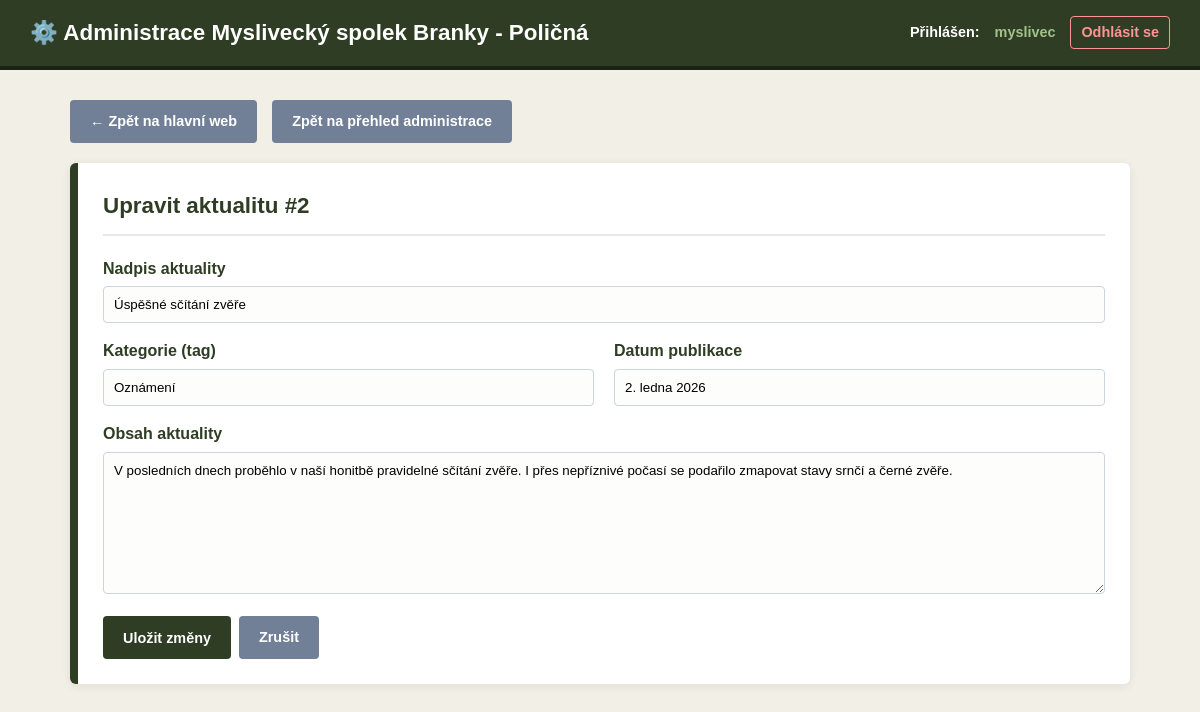
Screenshot of /admin.php?action=edit_news&id=2 (signed in) with the database file from the repository.
### tables this page shows
CREATE TABLE news (
        id INTEGER PRIMARY KEY AUTOINCREMENT,
        title TEXT NOT NULL,
        category_tag TEXT NOT NULL,
        published_date TEXT NOT NULL,
        content TEXT NOT NULL
    );

### admin.php (the view, shortened to what this page needs)
<?php
$dbPath = __DIR__ . '/spolek.db';
try {
    $pdo = new PDO("sqlite:" . $dbPath);
    $pdo->setAttribute(PDO::ATTR_ERRMODE, PDO::ERRMODE_EXCEPTION);
} catch (PDOException $e) {
    die("Připojení k databázi selhalo: " . $e->getMessage());
}
    ?>
    <?php
$action = $_GET['action'] ?? 'dashboard';
$editNewsItem = null;
if ($action === 'edit_news') {
    $id = (int)($_GET['id'] ?? 0);
    $stmt = $pdo->prepare("SELECT * FROM news WHERE id = ?");
    $stmt->execute([$id]);
    $editNewsItem = $stmt->fetch(PDO::FETCH_ASSOC);
}
?>
<!DOCTYPE html>
<html lang="cs">
<head>
    <link rel="stylesheet" href="projekt2.css">
</head>
<body>
    <header class="admin-header">
        <h1><a href="index.php">⚙️ Administrace Myslivecký spolek Branky - Poličná</a></h1>
        <div class="admin-user-info">
            Přihlášen: <span><?= htmlspecialchars($_SESSION['admin_user']) ?></span>
            <a href="admin.php?action=logout" class="btn-logout">Odhlásit se</a>
        </div>
    </header>
    <div class="admin-container">
        <div class="admin-nav-links">
            <a href="index.php" class="btn-secondary">← Zpět na hlavní web</a>
            <?php if ($action !== 'dashboard'): ?>
                <a href="admin.php" class="btn-secondary">Zpět na přehled administrace</a>
            <?php else: ?>
                <a href="admin.php?action=change_password" class="btn-primary">Změnit heslo administrátora</a>
            <?php endif; ?>
        </div>
        <?php if ($action === 'edit_news' && $editNewsItem): ?>
            <div class="admin-card">
                <h2>Upravit aktualitu #<?= $editNewsItem['id'] ?></h2>
                <form action="admin.php" method="POST">
                    <div class="form-control">
                        <label for="news_title">Nadpis aktuality</label>
                        <input type="text" id="news_title" name="title" value="<?= htmlspecialchars($editNewsItem['title']) ?>" required>
                    </div>
                    <div class="form-grid">
                        <div class="form-control">
                            <label for="news_category">Kategorie (tag)</label>
                            <input type="text" id="news_category" name="category_tag" value="<?= htmlspecialchars($editNewsItem['category_tag']) ?>" required>
                        </div>
                        <div class="form-control">
                            <label for="news_date">Datum publikace</label>
                            <input type="text" id="news_date" name="published_date" value="<?= htmlspecialchars($editNewsItem['published_date']) ?>" required>
                        </div>
                    </div>
                    <div class="form-control">
                        <label for="news_content">Obsah aktuality</label>
                        <textarea id="news_content" name="content" rows="8" required><?= htmlspecialchars($editNewsItem['content']) ?></textarea>
                    </div>
                    <div class="flex-buttons">
                        <button type="submit" name="update_news" class="btn-primary">Uložit změny</button>
                        <a href="admin.php" class="btn-secondary">Zrušit</a>
                    </div>
                </form>
            </div>
        <?php endif; ?>
    </div>
</body>
</html>

### projekt2.css (style rules this page uses)
* { box-sizing: border-box; margin: 0; padding: 0; }
body { font-family: Arial, sans-serif; background-color: #f2f0e6; color: #333; line-height: 1.6; }
.admin-header { background-color: #2e3d23; color: white; padding: 15px 30px; display: flex; justify-content: space-between; align-items: center; border-bottom: 4px solid #1a2416; }
.admin-header h1 { margin: 0; font-size: 1.4rem; }
.admin-header h1 a { color: white; text-decoration: none; }
.admin-user-info { font-size: 0.9rem; font-weight: bold; display: flex; align-items: center; gap: 15px; }
.admin-user-info span { color: #a3c18c; }
.btn-logout { color: #ff9494; text-decoration: none; border: 1px solid #ff9494; padding: 4px 10px; border-radius: 4px; transition: all 0.3s; }
.admin-container { max-width: 1100px; margin: 30px auto; padding: 0 20px; }
.admin-nav-links { margin-bottom: 20px; display: flex; gap: 15px; }
.admin-card { background: white; padding: 25px; margin-bottom: 30px; border-radius: 6px; border-left: 8px solid #2e3d23; box-shadow: 0 2px 10px rgba(0,0,0,0.08); }
.admin-card h2 { color: #2e3d23; border-bottom: 2px solid #e5e7eb; padding-bottom: 10px; margin-bottom: 20px; margin-top: 0; display: flex; justify-content: space-between; align-items: center; font-size: 1.4rem; }
.btn-primary { background: #2e3d23; color: white; padding: 10px 20px; border: none; border-radius: 4px; cursor: pointer; font-weight: bold; text-decoration: none; transition: background 0.2s; display: inline-block; font-size: 0.9rem; }
.btn-secondary { background: #718096; color: white; padding: 10px 20px; border: none; border-radius: 4px; cursor: pointer; font-weight: bold; text-decoration: none; transition: background 0.2s; display: inline-block; font-size: 0.9rem; }
.form-grid { display: grid; grid-template-columns: 1fr 1fr; gap: 20px; }
.form-control { margin-bottom: 15px; }
.form-control label { display: block; font-weight: bold; margin-bottom: 5px; color: #2e3d23; }
.form-control input, .form-control textarea, .form-control select { width: 100%; padding: 10px; border: 1px solid #cbd5e0; border-radius: 4px; background-color: #fdfdfb; box-sizing: border-box; font-family: inherit; }
.flex-buttons { display: flex; gap: 8px; }

### admin.php (style rules this page uses)
body { background-color: #f2f0e6; margin: 0; padding: 0; }
.admin-header { background-color: #2e3d23; color: white; padding: 15px 30px; display: flex; justify-content: space-between; align-items: center; border-bottom: 4px solid #1a2416; }
.admin-header h1 { margin: 0; font-size: 1.4rem; }
.admin-header h1 a { color: white; text-decoration: none; }
.admin-user-info { font-size: 0.9rem; font-weight: bold; display: flex; align-items: center; gap: 15px; }
.admin-user-info span { color: #a3c18c; }
.btn-logout { color: #ff9494; text-decoration: none; border: 1px solid #ff9494; padding: 4px 10px; border-radius: 4px; transition: all 0.3s; }
.admin-container { max-width: 1100px; margin: 30px auto; padding: 0 20px; }
.admin-nav-links { margin-bottom: 20px; display: flex; gap: 15px; }
.admin-card { background: white; padding: 25px; margin-bottom: 30px; border-radius: 6px; border-left: 8px solid #2e3d23; box-shadow: 0 2px 10px rgba(0,0,0,0.08); }
.admin-card h2 { color: #2e3d23; border-bottom: 2px solid #e5e7eb; padding-bottom: 10px; margin-bottom: 20px; margin-top: 0; display: flex; justify-content: space-between; align-items: center; font-size: 1.4rem; }
.btn-primary { background: #2e3d23; color: white; padding: 10px 20px; border: none; border-radius: 4px; cursor: pointer; font-weight: bold; text-decoration: none; transition: background 0.2s; display: inline-block; font-size: 0.9rem; }
.btn-secondary { background: #718096; color: white; padding: 10px 20px; border: none; border-radius: 4px; cursor: pointer; font-weight: bold; text-decoration: none; transition: background 0.2s; display: inline-block; font-size: 0.9rem; }
.form-grid { display: grid; grid-template-columns: 1fr 1fr; gap: 20px; }
.form-control { margin-bottom: 15px; }
.form-control label { display: block; font-weight: bold; margin-bottom: 5px; color: #2e3d23; }
.form-control input, .form-control textarea, .form-control select { width: 100%; padding: 10px; border: 1px solid #cbd5e0; border-radius: 4px; background-color: #fdfdfb; box-sizing: border-box; font-family: inherit; }
.flex-buttons { display: flex; gap: 8px; }

### rows the page displays
news: id "2", title "Úspěšné sčítání zvěře", category_tag "Oznámení", published_date "2. ledna 2026", content "V posledních dnech proběhlo v naší honitbě pravidelné sčítání zvěře. I přes nepříznivé počasí se podařilo zmapovat stavy srnčí a černé zvěře."

### other values shown
$_SESSION['admin_user'] "myslivec"
